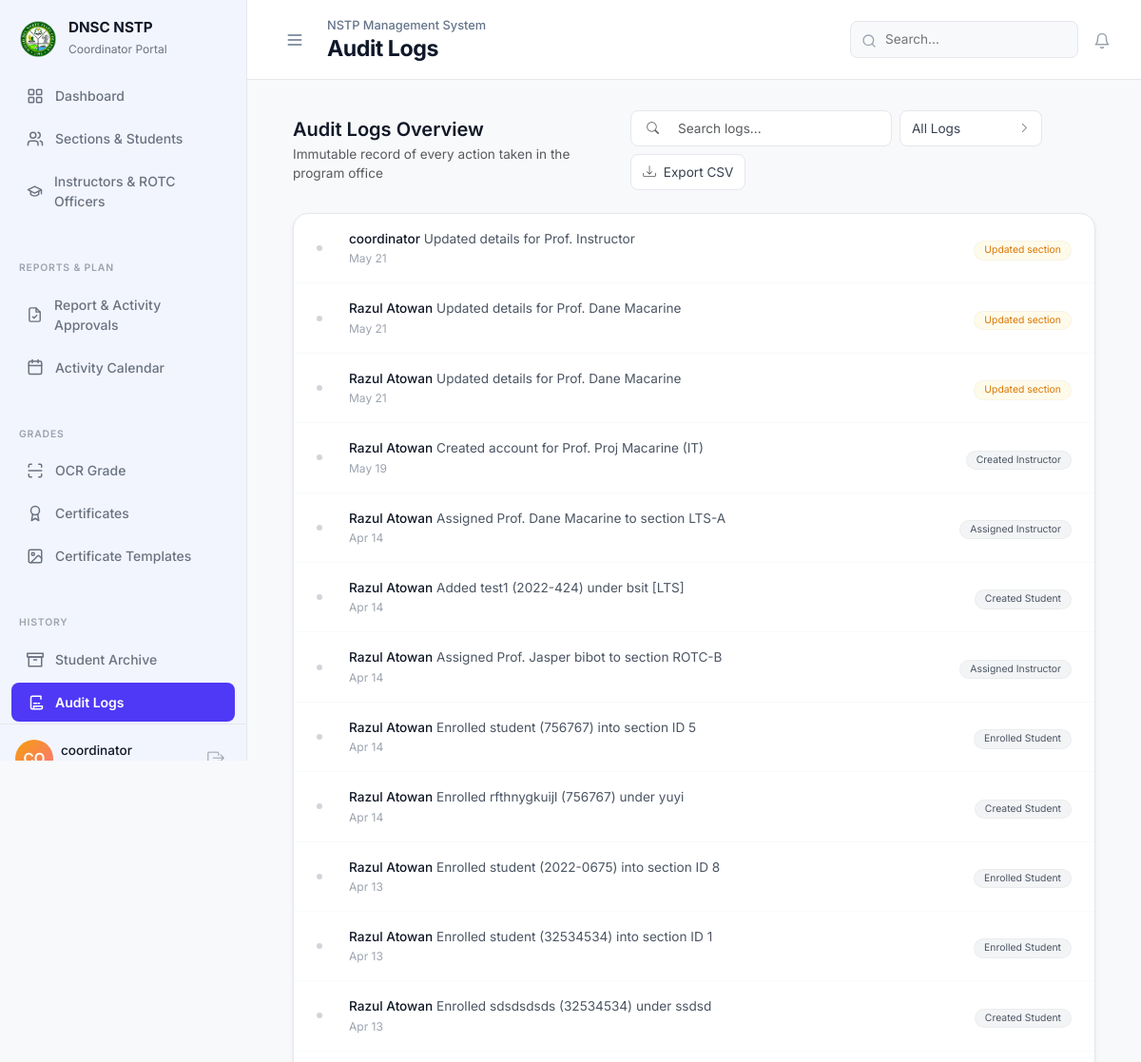
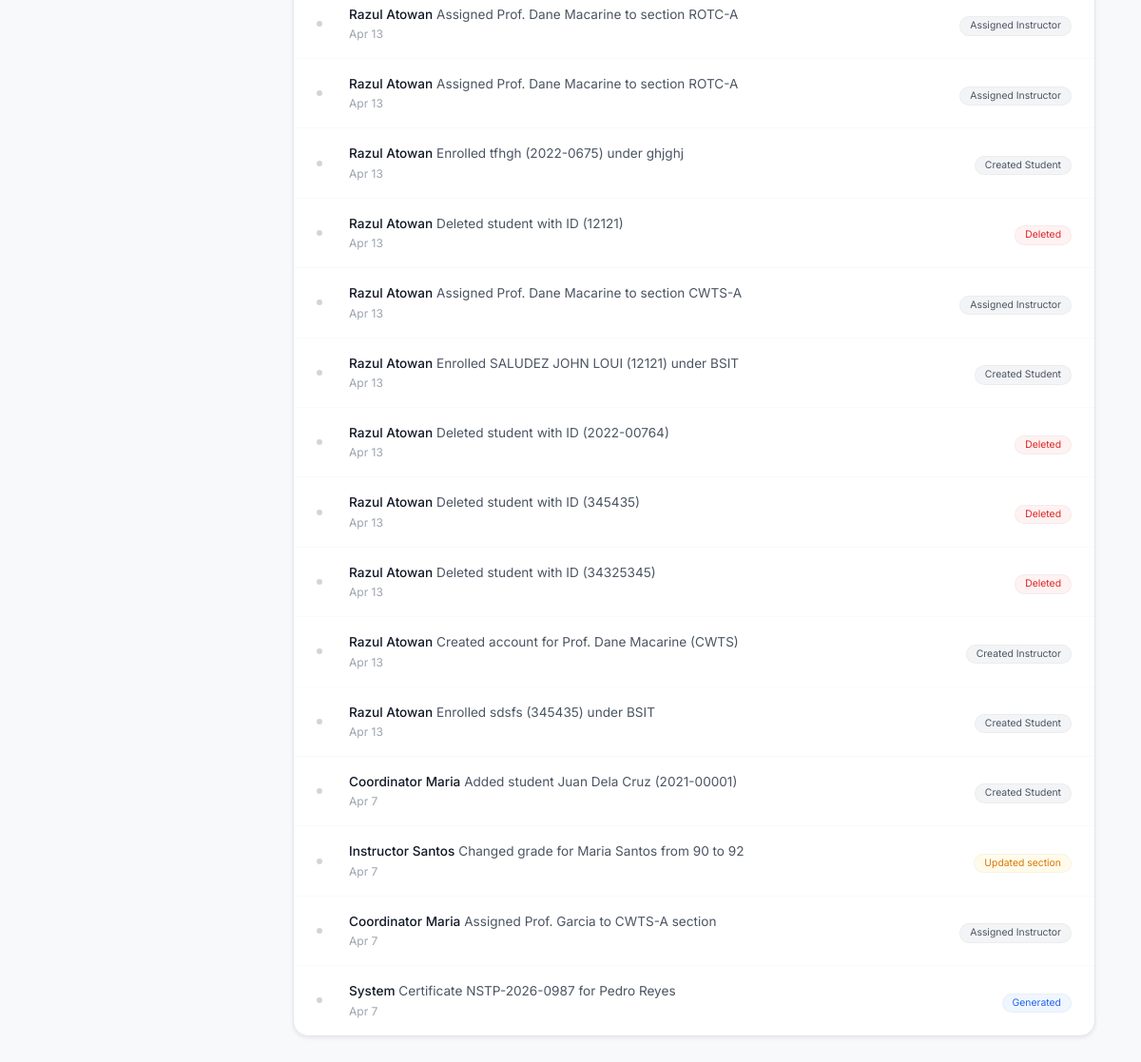
The page /admin/audit_logs.php (signed in) on the database its author committed (2 pictures, top to bottom).
### tables this page shows
CREATE TABLE `audit_logs` (
  `id` int NOT NULL AUTO_INCREMENT,
  `action_type` varchar(50) NOT NULL,
  `user_name` varchar(100) NOT NULL,
  `details` text NOT NULL,
  `created_at` datetime DEFAULT CURRENT_TIMESTAMP,
  PRIMARY KEY (`id`)
);

### admin/controllers/AuditLogsController.php (called while the page is built, shortened)
<?php
$stmt = $pdo->query("SELECT * FROM audit_logs ORDER BY created_at DESC");
$logs = $stmt->fetchAll();

### admin/audit_logs.php (the view, shortened to what this page needs)
<?php
require '../config/db.php';
require 'controllers/AuditLogsController.php';
include '../includes/header.php';
include '../includes/admin_sidebar.php';
?>
<div class="flex-grow-1 p-4 p-lg-5 w-100">
    <?php include '../includes/topbar.php'; ?>
    <div class="d-flex flex-column flex-md-row justify-content-between align-items-md-center mb-4 gap-3 mt-2">
        <div>
            <h2 class="mb-1" style="font-size: 1.25rem; font-weight: 600; color: #111827;">Audit Logs Overview</h2>
            <p class="text-muted mb-0" style="font-size: 0.85rem;">Immutable record of every action taken in the program office</p>
        </div>
        <div class="d-flex flex-wrap align-items-center gap-2">
            <div class="d-flex align-items-center bg-white border rounded-3 px-3" style="min-width: 240px; height: 38px; border-color: #E5E7EB !important;">
                <i class="bi bi-search text-muted" style="font-size: 0.8rem;"></i>
                <input type="text" class="form-control border-0 shadow-none bg-transparent py-0 h-100 ms-2" id="logSearch" placeholder="Search logs..." style="font-size: 0.85rem;">
            </div>
            <div class="dropdown">
                <button class="btn btn-white border bg-white d-flex justify-content-between align-items-center rounded-3" type="button" data-bs-toggle="dropdown" style="width: 150px; height: 38px; font-size: 0.85rem; border-color: #E5E7EB !important; color: #374151;">
                    <span id="selectedFilter">All Logs</span>
                    <i class="bi bi-chevron-right text-muted" style="font-size: 0.7rem;"></i>
                </button>
            </div>
            <button type="button" class="btn btn-white border bg-white d-flex align-items-center gap-2 rounded-3" style="height: 38px; font-size: 0.85rem; border-color: #E5E7EB !important; color: #374151;">
                <i class="bi bi-download text-muted"></i> Export CSV
            </button>
        </div>
    </div>
    <div class="bg-white rounded-4 shadow-sm" style="border: 1px solid #E5E7EB;">
        <div class="p-0">
            <?php if (count($logs) > 0): ?>
                <ul class="list-unstyled mb-0" id="auditList">
                    <?php foreach ($logs as $index => $log):
                        $action = strtolower($log['action_type']);
                        $badge_text = htmlspecialchars($log['action_type']);
                        $badge_style = '';
                        if (str_contains($action, 'approve')) {
                            $badge_style = 'background-color: #ECFDF5; color: #059669;';
                            $badge_text = 'Approved';
                            $category = 'Approvals';
                        } elseif (str_contains($action, 'pass')) {
                            $badge_style = 'background-color: #F5F3FF; color: #7C3AED;';
                            $badge_text = 'Passed';
                            $category = 'Approvals';
                        } elseif (str_contains($action, 'generate')) {
                            $badge_style = 'background-color: #EFF6FF; color: #2563EB;';
                            $badge_text = 'Generated';
                            $category = 'Approvals';
                        } elseif (str_contains($action, 'submit')) {
                            $badge_style = 'background-color: #FAF5FF; color: #9333EA;';
                            $badge_text = 'Submitted';
                            $category = 'Submissions';
                        } elseif (str_contains($action, 'fail') || str_contains($action, 'delete')) {
                            $badge_style = 'background-color: #FEF2F2; color: #DC2626;';
                            $badge_text = str_contains($action, 'fail') ? 'Failed Login Attempt' : 'Deleted';
                            $category = 'Alerts';
                        } elseif (str_contains($action, 'update') || str_contains($action, 'edit')) {
                            $badge_style = 'background-color: #FFFBEB; color: #D97706;';
                            $badge_text = 'Updated section';
                            $category = 'Edits';
                        } elseif (str_contains($action, 'request')) {
                            $badge_style = 'background-color: #ECFDF5; color: #059669;';
                            $badge_text = 'Requested revisions';
                            $category = 'Submissions';
                        } else {
                            $badge_style = 'background-color: #F3F4F6; color: #4B5563;';
                            $category = 'System Logs';
                        }
                        $is_last = $index === count($logs) - 1;
                        $border_bottom = $is_last ? '' : 'border-bottom: 1px solid #F9FAFB;';
                    ?>
                        <li class="activity-item d-flex align-items-center py-3 px-4 position-relative" style="<?= $border_bottom ?>" data-category="<?= $category ?>">
                            <div style="width: 6px; height: 6px; border-radius: 50%; background-color: #D1D5DB; margin-right: 16px; flex-shrink: 0;"></div>
                            <div class="flex-grow-1 d-flex justify-content-between align-items-center">
                                <div>
                                    <p class="mb-0" style="font-size: 0.85rem; color: #4B5563;">
                                        <strong style="color: #111827; font-weight: 500;"><?= htmlspecialchars($log['user_name']) ?></strong>
                                        <?= htmlspecialchars($log['details']) ?>
                                    </p>
                                    <div style="font-size: 0.75rem; color: #9CA3AF; margin-top: 2px;">
                                        <?php
                                            $log_date = strtotime($log['created_at']);
                                            $today = strtotime('today');
                                            $yesterday = strtotime('yesterday');
                                            if ($log_date >= $today) {
                                                echo 'Today ' . date('g:i A', $log_date);
                                            } elseif ($log_date >= $yesterday) {
                                                echo 'Yesterday';
                                            } else {
                                                echo date('M j', $log_date);
                                            }
                                        ?>
                                    </div>
                                </div>
                                <div>
                                    <span class="badge rounded-pill fw-normal" style="<?= $badge_style ?> padding: 4px 10px; font-size: 0.65rem; border: 1px solid rgba(0,0,0,0.03);">
                                        <?= $badge_text ?>
                                    </span>
                                </div>
                            </div>
                        </li>
                    <?php endforeach; ?>
                </ul>
            <?php endif; ?>
        </div>
    </div>
</div>
</div>
</body>
</html>

### rows shown on the page
audit_logs: user_name "coordinator", details "Updated details for Prof. Instructor", created_at "May 21", action_type "Updated section"
audit_logs: user_name "Razul Atowan", details "Updated details for Prof. Dane Macarine", created_at "May 21", action_type "Updated section"
audit_logs: user_name "Razul Atowan", details "Updated details for Prof. Dane Macarine", created_at "May 21", action_type "Updated section"
audit_logs: user_name "Razul Atowan", details "Created account for Prof. Proj Macarine (IT)", created_at "May 19", action_type "Created Instructor"
audit_logs: user_name "Razul Atowan", details "Assigned Prof. Dane Macarine to section LTS-A", created_at "Apr 14", action_type "Assigned Instructor"
audit_logs: user_name "Razul Atowan", details "Added test1 (2022-424) under bsit [LTS]", created_at "Apr 14", action_type "Created Student"
audit_logs: user_name "Razul Atowan", details "Assigned Prof. Jasper bibot to section ROTC-B", created_at "Apr 14", action_type "Assigned Instructor"
audit_logs: user_name "Razul Atowan", details "Enrolled student (756767) into section ID 5", created_at "Apr 14", action_type "Enrolled Student"
audit_logs: user_name "Razul Atowan", details "Enrolled rfthnygkuijl (756767) under yuyi", created_at "Apr 14", action_type "Created Student"
audit_logs: user_name "Razul Atowan", details "Enrolled student (2022-0675) into section ID 8", created_at "Apr 13", action_type "Enrolled Student"
audit_logs: user_name "Razul Atowan", details "Enrolled student (32534534) into section ID 1", created_at "Apr 13", action_type "Enrolled Student"
audit_logs: user_name "Razul Atowan", details "Enrolled sdsdsdsds (32534534) under ssdsd", created_at "Apr 13", action_type "Created Student"
audit_logs: user_name "Razul Atowan", details "Assigned Prof. Dane Macarine to section ROTC-A", created_at "Apr 13", action_type "Assigned Instructor"
audit_logs: user_name "Razul Atowan", details "Assigned Prof. Dane Macarine to section ROTC-A", created_at "Apr 13", action_type "Assigned Instructor"
audit_logs: user_name "Razul Atowan", details "Enrolled tfhgh (2022-0675) under ghjghj", created_at "Apr 13", action_type "Created Student"
audit_logs: user_name "Razul Atowan", details "Deleted student with ID (12121)", created_at "Apr 13", action_type "Deleted"
audit_logs: user_name "Razul Atowan", details "Assigned Prof. Dane Macarine to section CWTS-A", created_at "Apr 13", action_type "Assigned Instructor"
audit_logs: user_name "Razul Atowan", details "Enrolled SALUDEZ JOHN LOUI (12121) under BSIT", created_at "Apr 13", action_type "Created Student"
audit_logs: user_name "Razul Atowan", details "Deleted student with ID (2022-00764)", created_at "Apr 13", action_type "Deleted"
audit_logs: user_name "Razul Atowan", details "Deleted student with ID (345435)", created_at "Apr 13", action_type "Deleted"
audit_logs: user_name "Razul Atowan", details "Deleted student with ID (34325345)", created_at "Apr 13", action_type "Deleted"
audit_logs: user_name "Razul Atowan", details "Created account for Prof. Dane Macarine (CWTS)", created_at "Apr 13", action_type "Created Instructor"
audit_logs: user_name "Razul Atowan", details "Enrolled sdsfs (345435) under BSIT", created_at "Apr 13", action_type "Created Student"
audit_logs: user_name "Coordinator Maria", details "Added student Juan Dela Cruz (2021-00001)", created_at "Apr 7", action_type "Created Student"
audit_logs: user_name "Instructor Santos", details "Changed grade for Maria Santos from 90 to 92", created_at "Apr 7", action_type "Updated section"
audit_logs: user_name "Coordinator Maria", details "Assigned Prof. Garcia to CWTS-A section", created_at "Apr 7", action_type "Assigned Instructor"
audit_logs: user_name "System", details "Certificate NSTP-2026-0987 for Pedro Reyes", created_at "Apr 7", action_type "Generated"

### other values the page prints
$fullName "coordinator"
$semester_label "NSTP Management System"
$topbar_title "Audit Logs"
